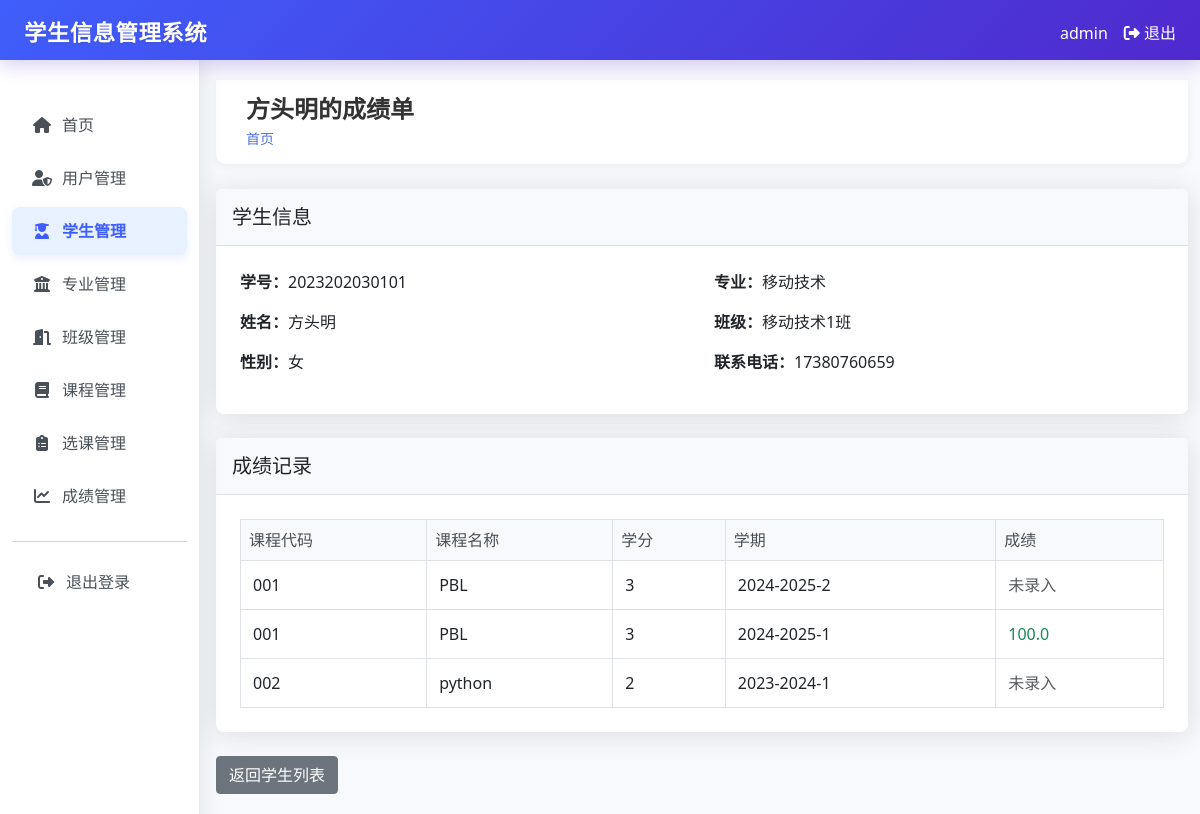
The page /students/1/grades (signed in) on the database its author committed.
### tables this page shows
CREATE TABLE students (
        id INTEGER PRIMARY KEY AUTOINCREMENT,
        student_id TEXT UNIQUE NOT NULL,
        name TEXT NOT NULL,
        gender TEXT NOT NULL,
        birth_date TEXT,
        address TEXT,
        phone TEXT,
        email TEXT,
        major_id INTEGER,
        class_id INTEGER,
        enrollment_date TEXT,
        created_by INTEGER,
        created_at TIMESTAMP DEFAULT CURRENT_TIMESTAMP, avatar TEXT,
        FOREIGN KEY (major_id) REFERENCES majors (id),
        FOREIGN KEY (class_id) REFERENCES classes (id),
        FOREIGN KEY (created_by) REFERENCES users (id)
    );

CREATE TABLE majors (
        id INTEGER PRIMARY KEY AUTOINCREMENT,
        name TEXT UNIQUE NOT NULL,
        description TEXT,
        created_at TIMESTAMP DEFAULT CURRENT_TIMESTAMP
    );

CREATE TABLE classes (
        id INTEGER PRIMARY KEY AUTOINCREMENT,
        name TEXT UNIQUE NOT NULL,
        major_id INTEGER,
        description TEXT,
        created_at TIMESTAMP DEFAULT CURRENT_TIMESTAMP,
        FOREIGN KEY (major_id) REFERENCES majors (id)
    );

CREATE TABLE enrollments (
        id INTEGER PRIMARY KEY AUTOINCREMENT,
        student_id INTEGER,
        course_id INTEGER,
        grade REAL,
        semester TEXT,
        created_at TIMESTAMP DEFAULT CURRENT_TIMESTAMP,
        FOREIGN KEY (student_id) REFERENCES students (id),
        FOREIGN KEY (course_id) REFERENCES courses (id)
    );

CREATE TABLE courses (
        id INTEGER PRIMARY KEY AUTOINCREMENT,
        code TEXT UNIQUE NOT NULL,
        name TEXT NOT NULL,
        description TEXT,
        credits INTEGER,
        created_at TIMESTAMP DEFAULT CURRENT_TIMESTAMP
    );

CREATE TABLE grades (
        id INTEGER PRIMARY KEY AUTOINCREMENT,
        enrollment_id INTEGER,
        score REAL NOT NULL,
        teacher_id INTEGER,
        created_at TIMESTAMP DEFAULT CURRENT_TIMESTAMP,
        updated_at TIMESTAMP DEFAULT CURRENT_TIMESTAMP,
        FOREIGN KEY (enrollment_id) REFERENCES enrollments (id),
        FOREIGN KEY (teacher_id) REFERENCES users (id)
    );

### app.py (the view)
@app.route("/students/<int:student_id>/grades")
@login_required
def student_grades(student_id):
    conn = get_db_connection()
    student = conn.execute("""
        SELECT s.*, m.name as major_name, c.name as class_name
        FROM students s
        LEFT JOIN majors m ON s.major_id = m.id
        LEFT JOIN classes c ON s.class_id = c.id
        WHERE s.id = ?
    """, (student_id,)).fetchone()
    if session.get("role") != "admin" and student["created_by"] != session["user_id"]:
        flash("您没有权限查看此学生成绩")
        return redirect(url_for("students"))
    enrollments = conn.execute("""
        SELECT e.*, c.name as course_name, c.code, c.credits, g.score
        FROM enrollments e
        JOIN courses c ON e.course_id = c.id
        LEFT JOIN grades g ON e.id = g.enrollment_id
        WHERE e.student_id = ?
        ORDER BY e.semester DESC
    """, (student_id,)).fetchall()
    conn.close()
    return render_template("students/grades.html", student=student, grades=enrollments)

### app.py (called while the page is built)
def login_required(f):
    @wraps(f)
    def decorated_function(*args, **kwargs):
        if "user_id" not in session:
            return redirect(url_for("login"))
        return f(*args, **kwargs)
    return decorated_function

def get_db_connection():
    conn = sqlite3.connect("student_management.db")
    conn.row_factory = sqlite3.Row
    return conn

### templates/students/grades.html (shortened to what this page needs)
{% extends "base.html" %}
{% block header %}{{ student.name }}的成绩单{% endblock %}
{% block content %}
<div class="card">
    <div class="card-header">
        <h5 class="card-title mb-0">学生信息</h5>
    </div>
    <div class="card-body">
        <div class="row">
            <div class="col-md-6">
                <div class="mb-3">
                    <p class="mb-1"><strong>学号：</strong>{{ student.student_id }}</p>
                </div>
                <div class="mb-3">
                    <p class="mb-1"><strong>姓名：</strong>{{ student.name }}</p>
                </div>
                <div class="mb-3">
                    <p class="mb-1"><strong>性别：</strong>{{ student.gender }}</p>
                </div>
            </div>
            <div class="col-md-6">
                <div class="mb-3">
                    <p class="mb-1"><strong>专业：</strong>{{ student.major_name or '未设置' }}</p>
                </div>
                <div class="mb-3">
                    <p class="mb-1"><strong>班级：</strong>{{ student.class_name or '未设置' }}</p>
                </div>
                <div class="mb-3">
                    <p class="mb-1"><strong>联系电话：</strong>{{ student.phone or '未设置' }}</p>
                </div>
            </div>
        </div>
    </div>
</div>
<div class="card mt-4">
    <div class="card-header">
        <h5 class="card-title mb-0">成绩记录</h5>
    </div>
    <div class="card-body">
        <div class="table-responsive">
            <table class="table table-bordered table-hover">
                <thead class="table-light">
                    <tr>
                        <th>课程代码</th>
                        <th>课程名称</th>
                        <th>学分</th>
                        <th>学期</th>
                        <th>成绩</th>
                    </tr>
                </thead>
                <tbody>
                    {% for grade in grades %}
                    <tr>
                        <td>{{ grade.code }}</td>
                        <td>{{ grade.course_name }}</td>
                        <td>{{ grade.credits or '未设置' }}</td>
                        <td>{{ grade.semester }}</td>
                        <td>
                            {% if grade.score %}
                                <span class="{% if grade.score >= 90 %}text-success{% elif grade.score >= 80 %}text-primary{% elif grade.score >= 70 %}text-info{% elif grade.score >= 60 %}text-warning{% else %}text-danger{% endif %}">
                                    {{ grade.score }}
                                </span>
                            {% else %}
                                <span class="text-muted">未录入</span>
                            {% endif %}
                        </td>
                    </tr>
                    {% endfor %}
                </tbody>
            </table>
        </div>
    </div>
</div>
<div class="mt-4">
    <a href="{{ url_for('students') }}" class="btn btn-secondary">返回学生列表</a>
</div>
{% endblock %}

### templates/base.html (style rules this page uses)
.card { margin-bottom: 20px; }
body { font-family: 'Segoe UI', Tahoma, Geneva, Verdana, sans-serif; background-color: #f8f9fc; color: #495057; }
.card { border: none; border-radius: 0.5rem; box-shadow: 0 0.15rem 1.75rem 0 rgba(58, 59, 69, 0.15); }
.card-header { background-color: #f8f9fc; border-bottom: 1px solid #dee2e6; padding: 1rem; }
.card-body { padding: 1.5rem; }
.table { margin-bottom: 0; }
.table th { background-color: #f8f9fc; font-weight: 500; color: #495057; border-bottom: 1px solid #dee2e6; }
.table td { vertical-align: middle; padding: 0.75rem; }
.btn { border-radius: 0.25rem; font-weight: 500; transition: all 0.3s ease; }
.mb-3 { margin-bottom: 1rem !important; }

### rows shown on the page
students: name "方头明", student_id "2023202030101", gender "女", phone "17380760659"
majors: name "移动技术"
classes: name "移动技术1班"
enrollments: code "001", course_name "PBL", credits "3", semester "2024-2025-2", shows "未录入"
grades: code "001", course_name "PBL", credits "3", semester "2024-2025-1", score "100.0"
enrollments: code "002", course_name "python", credits "2", semester "2023-2024-1", shows "未录入"

### other values the page prints
{{ session.username }} "admin"
